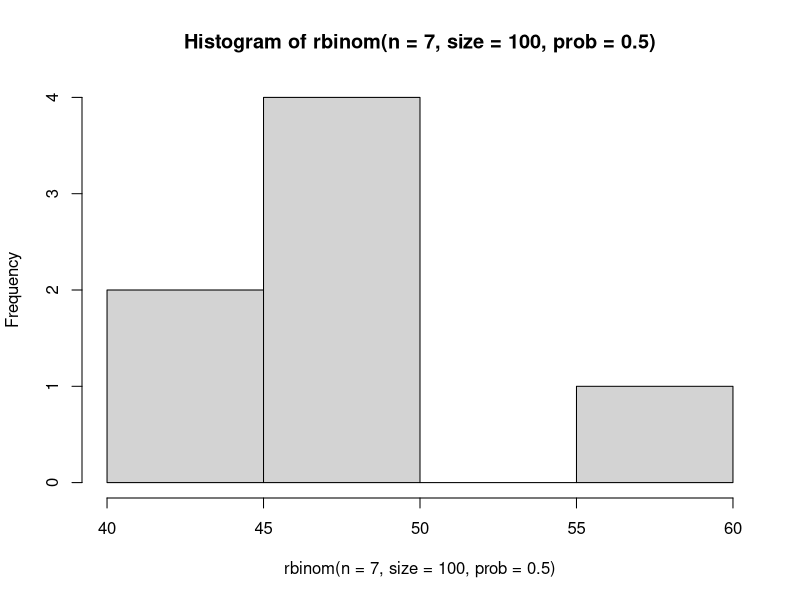
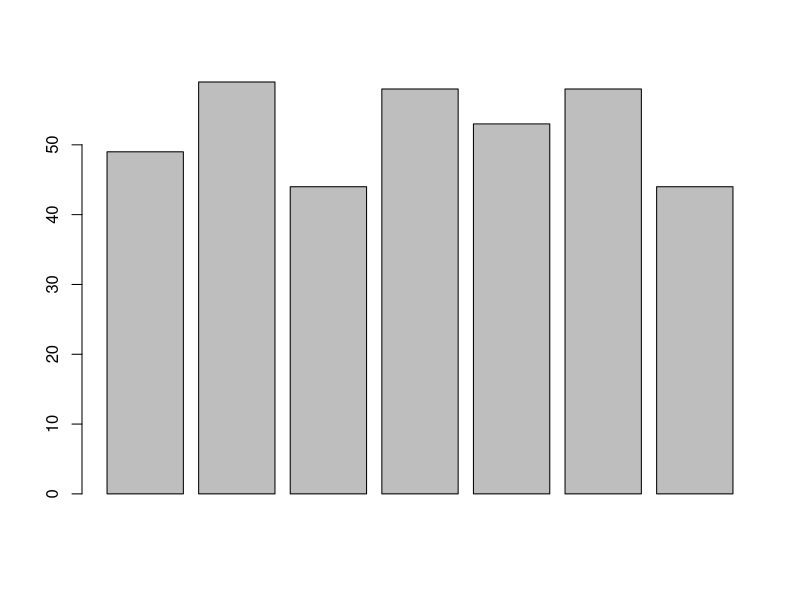
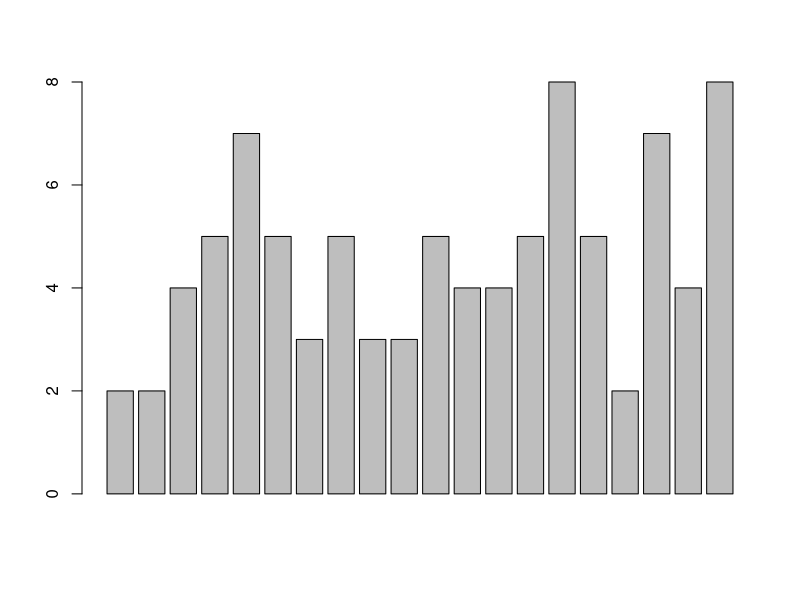

R code for these plots, in order: (Note: this script raises an error after producing the figures.)
## Binomial Distribution----
# rbinom()----
# rbinom(samplesize=10, n= number of simulated experiments, prob=0.5)

# The number of successes in each of 20 simulated experiments
# is being generated by discrete random var Y with probability 
# distribution p(y|theta) called the binomial distribution

# Random numbers from the binomial distribution
# Used to generate the number of success of independent trials. 


args(rbinom)
# generate the number of successes of independent trials: 

# n = number of experiments 
# size = no of trials in each experiment 
# prob = the probability that each trial is a success
# the output is vector length n, so essentially, for each replicator, 
# the number of successful trials is calculated and reported.

# Example: 
# Unbiased coin 100 times in a row
# counting how many times the coin lands on heads
# 7 experiments  

rbinom(n = 7, size = 100, prob = 0.5)

# Returns the number of success out of each experiment of 100  tosses.
hist(rbinom(n = 7, size = 100, prob = 0.5))
barplot(rbinom(n = 7, size = 100, prob = 0.5))
args(barplot)

rbinom(n=20, size = 10, prob = 0.5)
barplot(rbinom(n=20, size = 10, prob = 0.5))
?rbinom

rbinom()
p1 <- rbinom(n=20, size=10, prob = 0.5)
hist(p1)
p1


## Compute the probability of a discete outcome----  
# dbinom()----  

# 1. What is the p of 5 successes out of 10 trials (sample size) when theta = 0.5
dbinom(5, size = 10, prob = 0.5) 

# 2. Wht is the p of success for theta = 0.1 or 0.9  
dbinom(5, size = 10, prob = c(0.1, 0.9))  

# Note, this is for discrete values.  The p of a continuous value would always be zero.

## dbinom() -- Cumulative probability with dbinom----
## Compute the cumulative prob of obtaining 1 or less, 2 or less.  

#  This  is a simple sum procedure:
dbinom(0, size = 10, prob = 0.5) + dbinom(2, size = 10, prob = 0.5) + dbinom(0, size = 10, prob = 0.5)

dbinom(0:2, size = 10, prob = 0.5)

## pbinom()---- 

# The probability of 2 or less successes:  
pbinom(2, size = 10, prob = 0.5, lower.tail = TRUE)

# For probability of 2 or more successes, set lower.tail=FALSE
pbinom(2, size = 10, prob = 0.5, lower.tail = FALSE)

## qbinom() quantile function----
## qbinom() = Inverse Cumulative Density Function, for Binomial Distribution CDF----

# Returns the quantile, the value of k (successes) with a given probability.
# What is the value k when the probability
# of obtaining k or less success is 0.37  

qbinom(0.37, size=10, 0.5)

# The PMF probability mass function p(y|theta) is the probability distribution.

# The PMF defines the probability of each outcome. 

## Quantiles----  
# Reference:  Ed Boone Bayesian intervals and the Bernouille Trial

# alpa = 12 successes  out of 100.  Beta Failures = 88
# 28 out of 387 have an intention to buy.
# sum of xi  28 said yes.
# To calculate using priors 
# alpha = 12+28, beta = 88+ 387-28

# CALCULATE THE 95% Credible Interval

# xi = successes
# p|D ~ Beta(12,28, 88+387 - 28) = Beta(40, 447) 
# Prior p~ Beta(alpha, beta)
# Posterior p|D ~ Beta(alpha + sum xi, beta + n(sum xi))
# Mean = alpha/(alpha + beta)
# Variance = (alpha)(beta)/(alpha+beta)^2 (alpha+beta+1)

## THE CREDIBLE INTERVAL USING "qbeta()"   
## Use 0.5 as a point estimate for median  
qbeta(c(0.025, 0.5, 0.975), 40, 447)

# use pbeata() to get probabilies out of the posterior distribution

## Uniform Distribtion----
# each number has an equal probability
# n = number of trials
runif(n=15, min=1, max = 10)

runif(n=15, min=1, max=10)
runif(3, 0, 1)
runif(3) 
hist(runif(3))

## Normal Distribution----
args(rnorm)
rnorm(20)
rnorm(10, mean=50, sd=100)
hist(rnorm(n=10, mean = 50, sd = 100))
